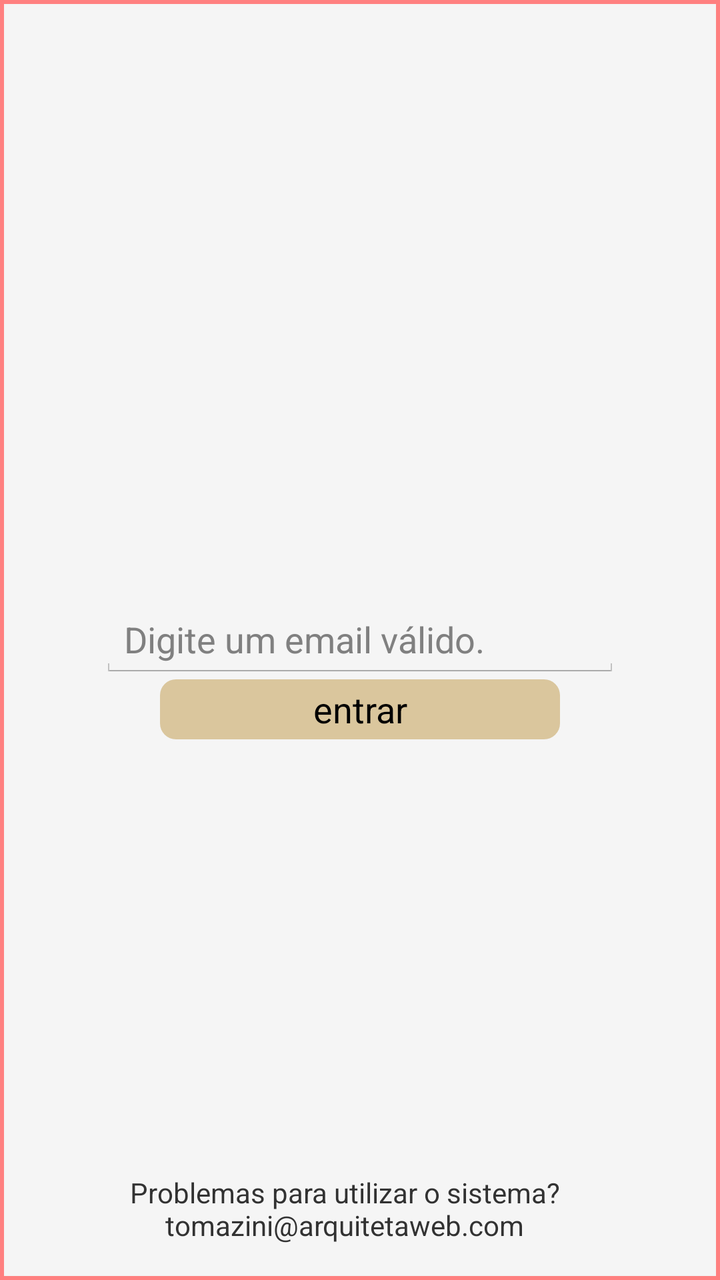
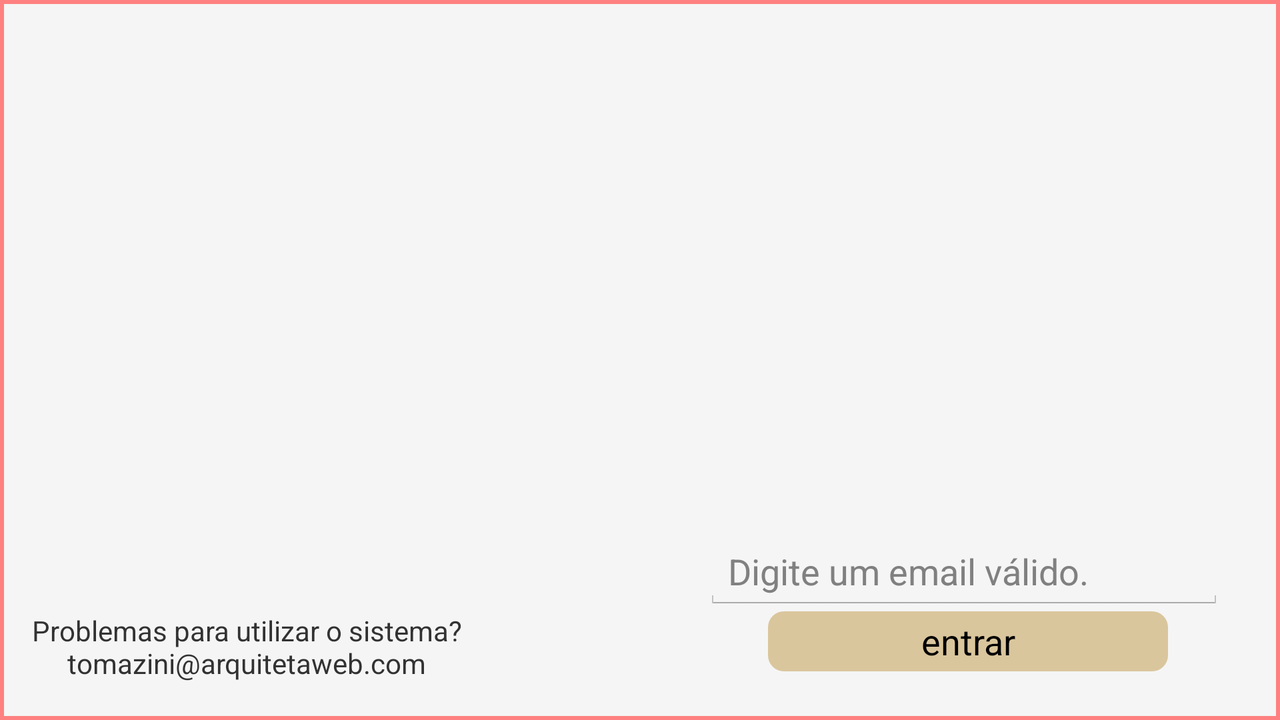

Compare how this app lays out the same screen by default and in its alternative resource folder. The renders come first, then the two layout files and the values they reference.
<!-- AndroidManifest.xml: application theme android:Theme.Holo.Light.DarkActionBar -->
<!-- res/layout/activity_login.xml -->
<RelativeLayout xmlns:android="http://schemas.android.com/apk/res/android"
    android:layout_width="fill_parent"
    android:background="@drawable/bg_login"
    android:layout_height="fill_parent" >

    <ImageView
        android:id="@+id/imageView1"
        android:layout_width="wrap_content"
        android:layout_height="wrap_content"
        android:layout_alignParentLeft="true"
        android:layout_alignParentRight="true"
        android:contentDescription="@string/imageContentDescription"
        android:src="@drawable/logo" />

    <AutoCompleteTextView
        android:id="@+id/edtEmailLogin"
        android:layout_width="260dp"
        android:layout_height="wrap_content"
        android:layout_centerHorizontal="true"
        android:layout_centerVertical="true"
        android:drawableLeft="@drawable/ic_action_email"
        android:ems="10"
        android:hint="@string/msgEmailValido"
        android:imeOptions="actionGo|flagNoExtractUi"
        android:inputType="textEmailAddress"
        android:singleLine="true" >

        <requestFocus />
    </AutoCompleteTextView>

    <Button
        android:id="@+id/entrar"
        android:layout_width="200dp"
        android:layout_height="30dp"
        android:layout_below="@+id/edtEmailLogin"
        android:layout_centerHorizontal="true"
        android:background="@drawable/button_login_round"
        android:text="@string/btnEntrar" />

    <TextView
        android:id="@+id/textView2"
        android:layout_width="wrap_content"
        android:layout_height="wrap_content"
        android:layout_alignParentBottom="true"
        android:layout_alignRight="@+id/entrar"
        android:layout_marginBottom="18dp"
        android:gravity="center"
        android:text="@string/msgLogin"
        android:textAppearance="?android:attr/textAppearanceSmall" />

    <TextView
        android:id="@+id/version"
        android:layout_width="wrap_content"
        android:layout_height="wrap_content"
        android:layout_alignParentBottom="true"
        android:text=""
        android:layout_alignParentRight="true" />

</RelativeLayout>
<!-- resources referenced by this layout -->
<resources>
  <!-- drawable bg_login (drawable) -->
  <layer-list xmlns:android="http://schemas.android.com/apk/res/android" >
  
      <item>
          <shape android:shape="rectangle" >
              <solid android:color="#f5f5f5" />
  
              <size
                  android:height="60dip"
                  android:width="60dip" />
  
              <stroke
                  android:width="2dp"
                  android:color="#ffff8080" />
          </shape>
      </item>
  
  </layer-list>
  <!-- drawable button_login_round (drawable) -->
  <?xml version="1.0" encoding="utf-8"?>
  <shape xmlns:android="http://schemas.android.com/apk/res/android" 
  android:shape="rectangle">
      <solid android:color="#70b7892d" />
      <corners android:bottomRightRadius="8dip"
          android:bottomLeftRadius="8dip"  
          android:topRightRadius="8dip"
          android:topLeftRadius="8dip"/>
  </shape>
  <string name="btnEntrar">entrar</string>
  <string name="imageContentDescription" />
  <string name="msgEmailValido">Digite um email válido.</string>
  <string name="msgLogin">Problemas para utilizar o sistema?\ntomazini@arquitetaweb.com</string>
</resources>
<!-- res/layout-land/activity_login.xml (the repository's variant of the layout above) -->
<!-- drawn on the phone turned sideways -->
<RelativeLayout xmlns:android="http://schemas.android.com/apk/res/android"
    android:layout_width="fill_parent"
    android:background="@drawable/bg_login"
    android:layout_height="fill_parent" >

    <ImageView
        android:id="@+id/imageView1"
        android:layout_width="wrap_content"
        android:layout_height="wrap_content"
        android:contentDescription="@string/imageContentDescription"
        android:scaleType="fitCenter"
        android:src="@drawable/logo_"
        android:layout_alignParentTop="true"
        android:layout_alignParentLeft="true"
        android:layout_alignParentStart="true"/>

    <AutoCompleteTextView
        android:id="@+id/edtEmailLogin"
        android:layout_width="260dp"
        android:layout_height="wrap_content"
        android:drawableLeft="@drawable/ic_action_email"
        android:ems="10"
        android:hint="@string/msgEmailValido"
        android:imeOptions="actionGo|flagNoExtractUi"
        android:inputType="textEmailAddress"
        android:singleLine="true"
        android:layout_marginRight="28dp"
        android:layout_marginEnd="28dp"
        android:layout_above="@+id/textView2" android:layout_alignParentRight="true"
        android:layout_alignParentEnd="true">

        <requestFocus />
    </AutoCompleteTextView>

    <Button
        android:id="@+id/entrar"
        android:layout_width="200dp"
        android:layout_height="30dp"
        android:background="@drawable/button_login_round"
        android:text="@string/btnEntrar"
        android:layout_below="@+id/edtEmailLogin" android:layout_alignRight="@+id/edtEmailLogin"
        android:layout_alignEnd="@+id/edtEmailLogin" android:layout_marginRight="28dp" android:layout_marginEnd="28dp"/>

    <TextView
        android:id="@+id/textView2"
        android:layout_width="wrap_content"
        android:layout_height="wrap_content"
        android:gravity="center"
        android:text="@string/msgLogin"
        android:textAppearance="?android:attr/textAppearanceSmall"
        android:layout_above="@+id/version" android:layout_alignParentLeft="true" android:layout_alignParentStart="true"
        android:layout_marginLeft="16dp" android:layout_marginStart="16dp"/>

    <TextView
        android:id="@+id/version"
        android:layout_width="wrap_content"
        android:layout_height="wrap_content"
        android:layout_alignParentBottom="true"
        android:text=""
        android:layout_alignParentRight="true" />

</RelativeLayout>
